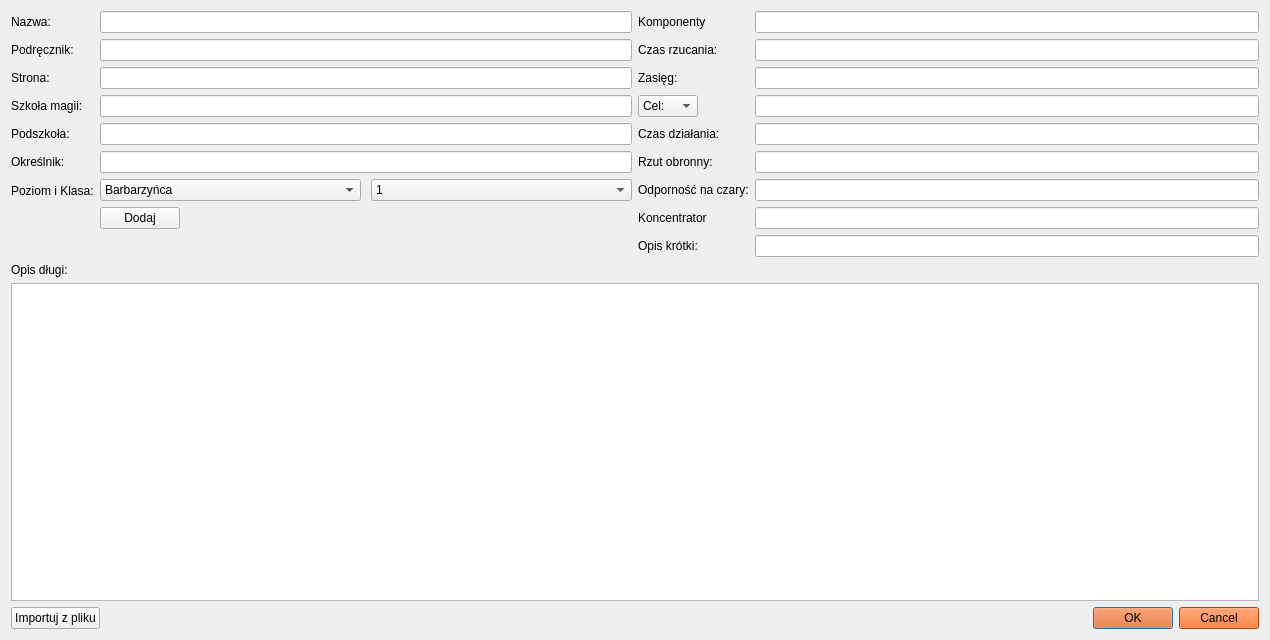
<?xml version="1.0" encoding="UTF-8"?>
<ui version="4.0">
 <class>Form</class>
 <widget class="QWidget" name="Form">
  <property name="geometry">
   <rect>
    <x>0</x>
    <y>0</y>
    <width>1270</width>
    <height>640</height>
   </rect>
  </property>
  <property name="windowTitle">
   <string>Form</string>
  </property>
  <layout class="QVBoxLayout" name="verticalLayout_3">
   <item>
    <layout class="QHBoxLayout" name="hbox_up">
     <item>
      <layout class="QFormLayout" name="form_left">
       <item row="0" column="0">
        <widget class="QLabel" name="nazwaLabel">
         <property name="text">
          <string>Nazwa:</string>
         </property>
        </widget>
       </item>
       <item row="0" column="1">
        <widget class="QLineEdit" name="nazwaLineEdit"/>
       </item>
       <item row="1" column="0">
        <widget class="QLabel" name="podrCznikLabel">
         <property name="text">
          <string>Podręcznik:</string>
         </property>
        </widget>
       </item>
       <item row="1" column="1">
        <widget class="QLineEdit" name="podrCznikLineEdit"/>
       </item>
       <item row="2" column="0">
        <widget class="QLabel" name="stronaLabel">
         <property name="text">
          <string>Strona:</string>
         </property>
        </widget>
       </item>
       <item row="2" column="1">
        <widget class="QLineEdit" name="stronaLineEdit"/>
       </item>
       <item row="3" column="0">
        <widget class="QLabel" name="szkoAMagiiLabel">
         <property name="text">
          <string>Szkoła magii:</string>
         </property>
        </widget>
       </item>
       <item row="3" column="1">
        <widget class="QLineEdit" name="szkoAMagiiLineEdit"/>
       </item>
       <item row="4" column="0">
        <widget class="QLabel" name="podszkoALabel">
         <property name="text">
          <string>Podszkoła:</string>
         </property>
        </widget>
       </item>
       <item row="4" column="1">
        <widget class="QLineEdit" name="podszkoALineEdit"/>
       </item>
       <item row="5" column="0">
        <widget class="QLabel" name="okreLnikLabel">
         <property name="text">
          <string>Określnik:</string>
         </property>
        </widget>
       </item>
       <item row="5" column="1">
        <widget class="QLineEdit" name="okreLnikLineEdit"/>
       </item>
       <item row="6" column="0">
        <widget class="QLabel" name="poziomIKlasaLabel">
         <property name="text">
          <string>Poziom i Klasa:</string>
         </property>
        </widget>
       </item>
       <item row="6" column="1">
        <widget class="QWidget" name="lvl_widget" native="true">
         <layout class="QVBoxLayout" name="verticalLayout">
          <property name="leftMargin">
           <number>0</number>
          </property>
          <property name="topMargin">
           <number>0</number>
          </property>
          <property name="rightMargin">
           <number>0</number>
          </property>
          <property name="bottomMargin">
           <number>0</number>
          </property>
          <item>
           <layout class="QHBoxLayout" name="hbox">
            <property name="spacing">
             <number>10</number>
            </property>
            <item>
             <widget class="QComboBox" name="comboBox">
              <item>
               <property name="text">
                <string>Barbarzyńca</string>
               </property>
              </item>
              <item>
               <property name="text">
                <string>Bard</string>
               </property>
              </item>
             </widget>
            </item>
            <item>
             <widget class="QComboBox" name="comboBox_2">
              <item>
               <property name="text">
                <string>1</string>
               </property>
              </item>
              <item>
               <property name="text">
                <string>2</string>
               </property>
              </item>
              <item>
               <property name="text">
                <string>3</string>
               </property>
              </item>
              <item>
               <property name="text">
                <string>4</string>
               </property>
              </item>
              <item>
               <property name="text">
                <string>5</string>
               </property>
              </item>
              <item>
               <property name="text">
                <string>6</string>
               </property>
              </item>
              <item>
               <property name="text">
                <string>7</string>
               </property>
              </item>
              <item>
               <property name="text">
                <string>8</string>
               </property>
              </item>
              <item>
               <property name="text">
                <string>9</string>
               </property>
              </item>
             </widget>
            </item>
           </layout>
          </item>
          <item>
           <widget class="QPushButton" name="btn_add">
            <property name="sizePolicy">
             <sizepolicy hsizetype="Fixed" vsizetype="Fixed">
              <horstretch>0</horstretch>
              <verstretch>0</verstretch>
             </sizepolicy>
            </property>
            <property name="text">
             <string>Dodaj</string>
            </property>
           </widget>
          </item>
         </layout>
        </widget>
       </item>
      </layout>
     </item>
     <item>
      <layout class="QFormLayout" name="form_right">
       <item row="0" column="0">
        <widget class="QLabel" name="komponentyLabel">
         <property name="text">
          <string>Komponenty</string>
         </property>
        </widget>
       </item>
       <item row="0" column="1">
        <widget class="QLineEdit" name="komponentyLineEdit"/>
       </item>
       <item row="1" column="0">
        <widget class="QLabel" name="czasRzucaniaLabel">
         <property name="text">
          <string>Czas rzucania:</string>
         </property>
        </widget>
       </item>
       <item row="1" column="1">
        <widget class="QLineEdit" name="czasRzucaniaLineEdit"/>
       </item>
       <item row="2" column="0">
        <widget class="QLabel" name="zasiGLabel">
         <property name="text">
          <string>Zasięg:</string>
         </property>
        </widget>
       </item>
       <item row="2" column="1">
        <widget class="QLineEdit" name="zasiGLineEdit"/>
       </item>
       <item row="3" column="1">
        <widget class="QLineEdit" name="celLineEdit"/>
       </item>
       <item row="3" column="0">
        <widget class="QComboBox" name="comboBox_3">
         <item>
          <property name="text">
           <string>Cel:</string>
          </property>
         </item>
         <item>
          <property name="text">
           <string>Efekt:</string>
          </property>
         </item>
        </widget>
       </item>
       <item row="4" column="0">
        <widget class="QLabel" name="czasDziaAniaLabel">
         <property name="text">
          <string>Czas działania:</string>
         </property>
        </widget>
       </item>
       <item row="4" column="1">
        <widget class="QLineEdit" name="czasDziaAniaLineEdit"/>
       </item>
       <item row="5" column="0">
        <widget class="QLabel" name="rzutObronnyLabel">
         <property name="text">
          <string>Rzut obronny:</string>
         </property>
        </widget>
       </item>
       <item row="5" column="1">
        <widget class="QLineEdit" name="rzutObronnyLineEdit"/>
       </item>
       <item row="6" column="0">
        <widget class="QLabel" name="odpornoNaCzaryLabel">
         <property name="text">
          <string>Odporność na czary:</string>
         </property>
        </widget>
       </item>
       <item row="6" column="1">
        <widget class="QLineEdit" name="odpornoNaCzaryLineEdit"/>
       </item>
       <item row="7" column="0">
        <widget class="QLabel" name="koncentratorLabel">
         <property name="text">
          <string>Koncentrator</string>
         </property>
        </widget>
       </item>
       <item row="7" column="1">
        <widget class="QLineEdit" name="koncentratorLineEdit"/>
       </item>
       <item row="8" column="0">
        <widget class="QLabel" name="opisKrTkiLabel">
         <property name="text">
          <string>Opis krótki:</string>
         </property>
        </widget>
       </item>
       <item row="8" column="1">
        <widget class="QLineEdit" name="opisKrTkiLineEdit"/>
       </item>
      </layout>
     </item>
    </layout>
   </item>
   <item>
    <layout class="QVBoxLayout" name="vbox_down">
     <item>
      <widget class="QLabel" name="lbl_description">
       <property name="text">
        <string>Opis długi:</string>
       </property>
      </widget>
     </item>
     <item>
      <widget class="QPlainTextEdit" name="plainTextEdit"/>
     </item>
     <item>
      <layout class="QHBoxLayout" name="hbox_btn">
       <item>
        <widget class="QPushButton" name="btn_import">
         <property name="text">
          <string>Importuj z pliku</string>
         </property>
        </widget>
       </item>
       <item>
        <widget class="QDialogButtonBox" name="buttonBox">
         <property name="palette">
          <palette>
           <active>
            <colorrole role="WindowText">
             <brush brushstyle="SolidPattern">
              <color alpha="255">
               <red>0</red>
               <green>0</green>
               <blue>0</blue>
              </color>
             </brush>
            </colorrole>
            <colorrole role="Button">
             <brush brushstyle="SolidPattern">
              <color alpha="255">
               <red>255</red>
               <green>85</green>
               <blue>0</blue>
              </color>
             </brush>
            </colorrole>
            <colorrole role="Light">
             <brush brushstyle="SolidPattern">
              <color alpha="255">
               <red>255</red>
               <green>170</green>
               <blue>127</blue>
              </color>
             </brush>
            </colorrole>
            <colorrole role="Midlight">
             <brush brushstyle="SolidPattern">
              <color alpha="255">
               <red>255</red>
               <green>127</green>
               <blue>63</blue>
              </color>
             </brush>
            </colorrole>
            <colorrole role="Dark">
             <brush brushstyle="SolidPattern">
              <color alpha="255">
               <red>127</red>
               <green>42</green>
               <blue>0</blue>
              </color>
             </brush>
            </colorrole>
            <colorrole role="Mid">
             <brush brushstyle="SolidPattern">
              <color alpha="255">
               <red>170</red>
               <green>56</green>
               <blue>0</blue>
              </color>
             </brush>
            </colorrole>
            <colorrole role="Text">
             <brush brushstyle="SolidPattern">
              <color alpha="255">
               <red>0</red>
               <green>0</green>
               <blue>0</blue>
              </color>
             </brush>
            </colorrole>
            <colorrole role="BrightText">
             <brush brushstyle="SolidPattern">
              <color alpha="255">
               <red>255</red>
               <green>255</green>
               <blue>255</blue>
              </color>
             </brush>
            </colorrole>
            <colorrole role="ButtonText">
             <brush brushstyle="SolidPattern">
              <color alpha="255">
               <red>0</red>
               <green>0</green>
               <blue>0</blue>
              </color>
             </brush>
            </colorrole>
            <colorrole role="Base">
             <brush brushstyle="SolidPattern">
              <color alpha="255">
               <red>255</red>
               <green>255</green>
               <blue>255</blue>
              </color>
             </brush>
            </colorrole>
            <colorrole role="Window">
             <brush brushstyle="SolidPattern">
              <color alpha="255">
               <red>255</red>
               <green>85</green>
               <blue>0</blue>
              </color>
             </brush>
            </colorrole>
            <colorrole role="Shadow">
             <brush brushstyle="SolidPattern">
              <color alpha="255">
               <red>0</red>
               <green>0</green>
               <blue>0</blue>
              </color>
             </brush>
            </colorrole>
            <colorrole role="AlternateBase">
             <brush brushstyle="SolidPattern">
              <color alpha="255">
               <red>255</red>
               <green>170</green>
               <blue>127</blue>
              </color>
             </brush>
            </colorrole>
            <colorrole role="ToolTipBase">
             <brush brushstyle="SolidPattern">
              <color alpha="255">
               <red>255</red>
               <green>255</green>
               <blue>220</blue>
              </color>
             </brush>
            </colorrole>
            <colorrole role="ToolTipText">
             <brush brushstyle="SolidPattern">
              <color alpha="255">
               <red>0</red>
               <green>0</green>
               <blue>0</blue>
              </color>
             </brush>
            </colorrole>
            <colorrole role="PlaceholderText">
             <brush brushstyle="SolidPattern">
              <color alpha="128">
               <red>0</red>
               <green>0</green>
               <blue>0</blue>
              </color>
             </brush>
            </colorrole>
           </active>
           <inactive>
            <colorrole role="WindowText">
             <brush brushstyle="SolidPattern">
              <color alpha="255">
               <red>0</red>
               <green>0</green>
               <blue>0</blue>
              </color>
             </brush>
            </colorrole>
            <colorrole role="Button">
             <brush brushstyle="SolidPattern">
              <color alpha="255">
               <red>255</red>
               <green>85</green>
               <blue>0</blue>
              </color>
             </brush>
            </colorrole>
            <colorrole role="Light">
             <brush brushstyle="SolidPattern">
              <color alpha="255">
               <red>255</red>
               <green>170</green>
               <blue>127</blue>
              </color>
             </brush>
            </colorrole>
            <colorrole role="Midlight">
             <brush brushstyle="SolidPattern">
              <color alpha="255">
               <red>255</red>
               <green>127</green>
               <blue>63</blue>
              </color>
             </brush>
            </colorrole>
            <colorrole role="Dark">
             <brush brushstyle="SolidPattern">
              <color alpha="255">
               <red>127</red>
               <green>42</green>
               <blue>0</blue>
              </color>
             </brush>
            </colorrole>
            <colorrole role="Mid">
             <brush brushstyle="SolidPattern">
              <color alpha="255">
               <red>170</red>
               <green>56</green>
               <blue>0</blue>
              </color>
             </brush>
            </colorrole>
            <colorrole role="Text">
             <brush brushstyle="SolidPattern">
              <color alpha="255">
               <red>0</red>
               <green>0</green>
               <blue>0</blue>
              </color>
             </brush>
            </colorrole>
            <colorrole role="BrightText">
             <brush brushstyle="SolidPattern">
              <color alpha="255">
               <red>255</red>
               <green>255</green>
               <blue>255</blue>
              </color>
             </brush>
            </colorrole>
            <colorrole role="ButtonText">
             <brush brushstyle="SolidPattern">
              <color alpha="255">
               <red>0</red>
               <green>0</green>
               <blue>0</blue>
              </color>
             </brush>
            </colorrole>
            <colorrole role="Base">
             <brush brushstyle="SolidPattern">
              <color alpha="255">
               <red>255</red>
               <green>255</green>
               <blue>255</blue>
              </color>
             </brush>
            </colorrole>
            <colorrole role="Window">
             <brush brushstyle="SolidPattern">
              <color alpha="255">
               <red>255</red>
               <green>85</green>
               <blue>0</blue>
              </color>
             </brush>
            </colorrole>
            <colorrole role="Shadow">
             <brush brushstyle="SolidPattern">
              <color alpha="255">
               <red>0</red>
               <green>0</green>
               <blue>0</blue>
              </color>
             </brush>
            </colorrole>
            <colorrole role="AlternateBase">
             <brush brushstyle="SolidPattern">
              <color alpha="255">
               <red>255</red>
               <green>170</green>
               <blue>127</blue>
              </color>
             </brush>
            </colorrole>
            <colorrole role="ToolTipBase">
             <brush brushstyle="SolidPattern">
              <color alpha="255">
               <red>255</red>
               <green>255</green>
               <blue>220</blue>
              </color>
             </brush>
            </colorrole>
            <colorrole role="ToolTipText">
             <brush brushstyle="SolidPattern">
              <color alpha="255">
               <red>0</red>
               <green>0</green>
               <blue>0</blue>
              </color>
             </brush>
            </colorrole>
            <colorrole role="PlaceholderText">
             <brush brushstyle="SolidPattern">
              <color alpha="128">
               <red>0</red>
               <green>0</green>
               <blue>0</blue>
              </color>
             </brush>
            </colorrole>
           </inactive>
           <disabled>
            <colorrole role="WindowText">
             <brush brushstyle="SolidPattern">
              <color alpha="255">
               <red>127</red>
               <green>42</green>
               <blue>0</blue>
              </color>
             </brush>
            </colorrole>
            <colorrole role="Button">
             <brush brushstyle="SolidPattern">
              <color alpha="255">
               <red>255</red>
               <green>85</green>
               <blue>0</blue>
              </color>
             </brush>
            </colorrole>
            <colorrole role="Light">
             <brush brushstyle="SolidPattern">
              <color alpha="255">
               <red>255</red>
               <green>170</green>
               <blue>127</blue>
              </color>
             </brush>
            </colorrole>
            <colorrole role="Midlight">
             <brush brushstyle="SolidPattern">
              <color alpha="255">
               <red>255</red>
               <green>127</green>
               <blue>63</blue>
              </color>
             </brush>
            </colorrole>
            <colorrole role="Dark">
             <brush brushstyle="SolidPattern">
              <color alpha="255">
               <red>127</red>
               <green>42</green>
               <blue>0</blue>
              </color>
             </brush>
            </colorrole>
            <colorrole role="Mid">
             <brush brushstyle="SolidPattern">
              <color alpha="255">
               <red>170</red>
               <green>56</green>
               <blue>0</blue>
              </color>
             </brush>
            </colorrole>
            <colorrole role="Text">
             <brush brushstyle="SolidPattern">
              <color alpha="255">
               <red>127</red>
               <green>42</green>
               <blue>0</blue>
              </color>
             </brush>
            </colorrole>
            <colorrole role="BrightText">
             <brush brushstyle="SolidPattern">
              <color alpha="255">
               <red>255</red>
               <green>255</green>
               <blue>255</blue>
              </color>
             </brush>
            </colorrole>
            <colorrole role="ButtonText">
             <brush brushstyle="SolidPattern">
              <color alpha="255">
               <red>127</red>
               <green>42</green>
               <blue>0</blue>
              </color>
             </brush>
            </colorrole>
            <colorrole role="Base">
             <brush brushstyle="SolidPattern">
              <color alpha="255">
               <red>255</red>
               <green>85</green>
               <blue>0</blue>
              </color>
             </brush>
            </colorrole>
            <colorrole role="Window">
             <brush brushstyle="SolidPattern">
              <color alpha="255">
               <red>255</red>
               <green>85</green>
               <blue>0</blue>
              </color>
             </brush>
            </colorrole>
            <colorrole role="Shadow">
             <brush brushstyle="SolidPattern">
              <color alpha="255">
               <red>0</red>
               <green>0</green>
               <blue>0</blue>
              </color>
             </brush>
            </colorrole>
            <colorrole role="AlternateBase">
             <brush brushstyle="SolidPattern">
              <color alpha="255">
               <red>255</red>
               <green>85</green>
               <blue>0</blue>
              </color>
             </brush>
            </colorrole>
            <colorrole role="ToolTipBase">
             <brush brushstyle="SolidPattern">
              <color alpha="255">
               <red>255</red>
               <green>255</green>
               <blue>220</blue>
              </color>
             </brush>
            </colorrole>
            <colorrole role="ToolTipText">
             <brush brushstyle="SolidPattern">
              <color alpha="255">
               <red>0</red>
               <green>0</green>
               <blue>0</blue>
              </color>
             </brush>
            </colorrole>
            <colorrole role="PlaceholderText">
             <brush brushstyle="SolidPattern">
              <color alpha="128">
               <red>0</red>
               <green>0</green>
               <blue>0</blue>
              </color>
             </brush>
            </colorrole>
           </disabled>
          </palette>
         </property>
         <property name="font">
          <font>
           <weight>50</weight>
           <bold>false</bold>
          </font>
         </property>
         <property name="standardButtons">
          <set>QDialogButtonBox::Cancel|QDialogButtonBox::Ok</set>
         </property>
         <property name="centerButtons">
          <bool>false</bool>
         </property>
        </widget>
       </item>
      </layout>
     </item>
    </layout>
   </item>
  </layout>
 </widget>
 <resources/>
 <connections/>
</ui>
